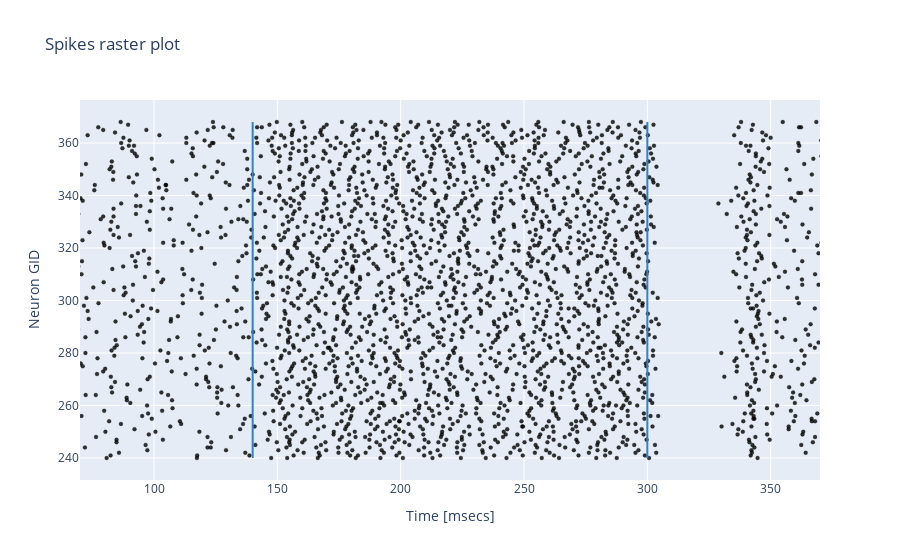

The notebook cell this image was saved under:
### Markdown cell above
## 3. Simulation data analysis

### Raster Plot 

Below, a raster plot of cell spikes for each cell type can be displayed; select the cell type modifying the CELL_TO_PLOT variable.
Cell types are:
1. 'granule'
2. 'golgi'
3. 'purkinje'
4. 'stellate'
5. 'basket'
6. 'dcn'

For Purkinje and DCN neurons, you can specify the microzone you want to analyze: microzone 1 is receiving both CS and US, while microzone 2 receives only CS (empty lines in raster plots would represent neurons of the other microzone). In the first case, US triggers burst-pause and pause-burst mechanisms, which are fundamental to fine tune the timing of cerebellar motor outputs.

Attention: you can plot only the activity of cell types whose recording device were connected before the simulation run!

### Code cell
CELL_TO_PLOT = 'dcn_cell_glut_large'


cells = {'granule_cell': [grc_ts, grc_evs],
         'golgi_cell': [goc_ts, goc_evs],
         'glomerulus': [glom_ts, glom_evs],
         'purkinje_cell': [pc_ts, pc_evs],
         'stellate_cell': [sc_ts, sc_evs],
         'basket_cell': [bc_ts, bc_evs],
         'dcn_cell_glut_large': [dcn_ts, dcn_evs],
         'output':[output_ts, output_evs],
         'io_cell':[io_ts, io_evs]}


color = {'granule_cell': 'rgba(255, 0, 0, .8)',
         'golgi_cell': 'rgba(0, 255, 0, .8)',
         'glomerulus': 'rgba(0, 0, 0, .8)',
         'purkinje_cell': 'rgba(0, 0, 0, .8)',
         'stellate_cell': 'rgba(234, 10, 142, .8)',
         'basket_cell': 'rgba(234, 10, 142, .8)',
         'output': 'rgba(0, 0, 0, .8)',
         'dcn_cell_glut_large': 'rgba(0, 0, 0, .8)',
         'io_cell': 'rgba(255, 127, 80, .8)'}

times = cells[CELL_TO_PLOT][0]
cell_ids = cells[CELL_TO_PLOT][1]
   
    
    
trace0 = go.Scatter(
    x = times,
    y = cell_ids,
    name = '',
    mode = 'markers',
    marker = dict(
        size = 4,
        color = color[CELL_TO_PLOT],
        line = dict(
            width = .2,
            color = 'rgb(0, 0, 0)'
        )
    )
)

data = [trace0]

layout = go.Layout(
              title = 'Spikes raster plot',
              yaxis = dict(title='Neuron GID', zeroline = False),
              xaxis = dict(title='Time [msecs]', zeroline = False, range=[0,TOT_DURATION+1]),
              shapes= [
              # Line STIM to MFs start
              {
                  'type': 'line',
                  'x0': STIM_MF_START,
                  'y0': np.amin(cell_ids),
                  'x1': STIM_MF_START,
                  'y1': np.amax(cell_ids),
                  'line': {
                      'color': 'rgb(55, 128, 191)',
                      'width': 2,
                  }
               },
               # Line STIM to MFs stop
               {
                  'type': 'line',
                  'x0': STIM_MF_END,
                  'y0': np.amin(cell_ids),
                  'x1': STIM_MF_END,
                  'y1': np.amax(cell_ids),
                  'line': {
                      'color': 'rgb(55, 128, 191)',
                      'width': 2,
                  }
               }]
             )

fig = go.Figure(data=data, layout=layout)
fig.update_xaxes(range=[70.0, 370.0])
iplot(fig, filename='styled-scatter')

### Figure 1 — Plotly figure (JSON) as saved in the notebook; plotly's stock layout.template omitted (floating-point values rounded to 4 significant figures; data arrays with more than 128 entries replaced by an {"elided": "..."} marker saying what was removed)
{"data": [{"marker": {"color": "rgba(0, 0, 0, .8)", "line": {"color": "rgb(0, 0, 0)", "width": 0.2}, "size": 4}, "mode": "markers", "name": "", "type": "scatter", "x": {"elided": "2943 float values"}, "y": {"elided": "2943 int values"}}], "layout": {"shapes": [{"line": {"color": "rgb(55, 128, 191)", "width": 2}, "type": "line", "x0": 140, "x1": 140, "y0": 240, "y1": 368}, {"line": {"color": "rgb(55, 128, 191)", "width": 2}, "type": "line", "x0": 300, "x1": 300, "y0": 240, "y1": 368}], "title": {"text": "Spikes raster plot"}, "xaxis": {"range": [70, 370], "title": {"text": "Time [msecs]"}, "zeroline": false}, "yaxis": {"title": {"text": "Neuron GID"}, "zeroline": false}}}
